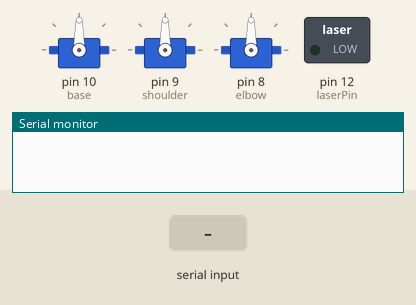
This sketch was run on a simulated Arduino Uno, built with avr-gcc and run on an emulated ATmega328P. Parts: 3 × servo, switched loads named in the sketch (green lamp = pin HIGH), the last lines printed to the serial monitor. The inputs (shaded band) are chosen by the test bench.

Above: at 1.2 s.
1.3 s: "l" received over the second serial link
At 1.8 s:
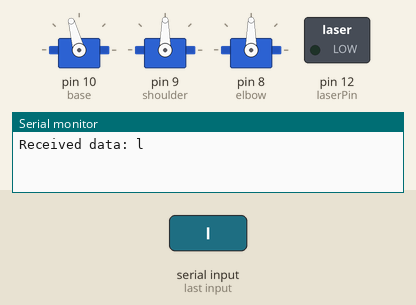
2.8 s: "f" received over the second serial link
At 4.0 s:
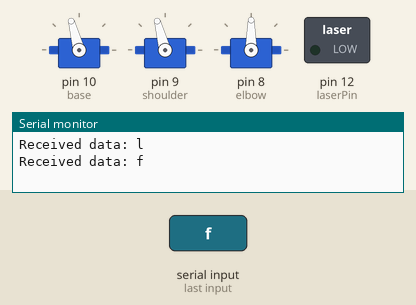
4.3 s: "r" received over the second serial link
At 5.3 s:
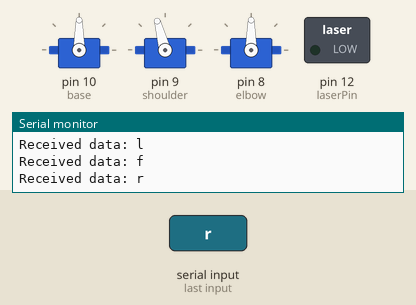
5.8 s: "u" received over the second serial link
At 6.4 s:
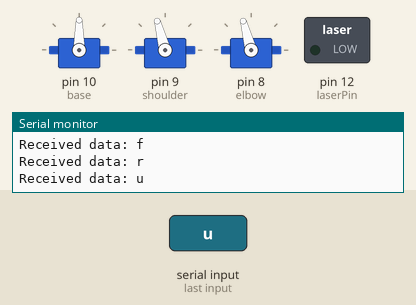
7.3 s: "b" received over the second serial link
At 7.6 s:
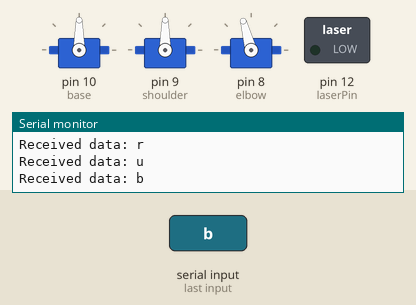
8.8 s: "1" received over the second serial link
At 9.9 s:
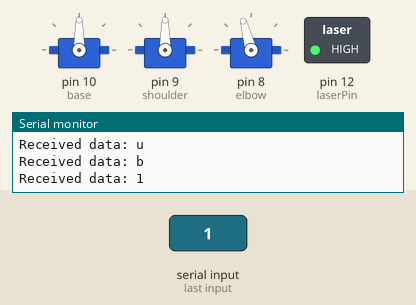
Timing chart, 0 to 11.3 s (numbered marks = the images above; inputs shaded):
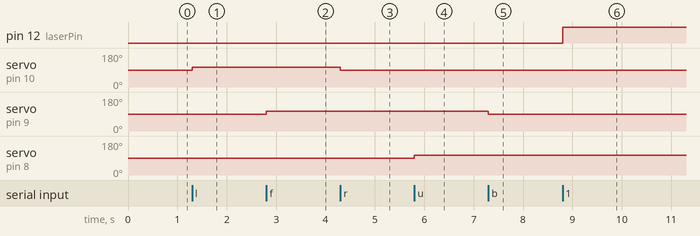

Measured:
- after the input at 1.3 s, servo on pin 10 (base): 90° → 105° at once
- after the input at 2.8 s, servo on pin 9 (shoulder): 90° → 105° at once
- after the input at 4.3 s, servo on pin 10 (base): 105° → 90° at once
- after the input at 5.8 s, servo on pin 8 (elbow): 90° → 105° at once
- after the input at 7.3 s, servo on pin 9 (shoulder): 105° → 90° at once
- after the input at 8.8 s, pin 12 (laserPin): LOW → HIGH at once

The sketch:

Controller.ino
```cpp
#include <Servo.h>
#include <SoftwareSerial.h>

SoftwareSerial BTSerial(2, 3);

Servo base;
Servo shoulder;
Servo elbow;

char data;

int baseVal = 90;
int shoulderVal = 90;
int elbowVal = 90;

const int MAX_ANGLE = 170;
const int MIN_ANGLE = 10;

const int laserPin = 12;

void setup() {
  BTSerial.begin(9600);
  Serial.begin(9600);

  base.attach(10);
  shoulder.attach(9);
  elbow.attach(8);

  base.write(baseVal);
  shoulder.write(shoulderVal);
  elbow.write(elbowVal);

  pinMode(laserPin, OUTPUT);
}

void loop() {
  if (BTSerial.available() > 0) {
    data = BTSerial.read();

    data = tolower(data);

    Serial.print("Received data: "); Serial.println(data);

    if (data == 'l' && baseVal < MAX_ANGLE) baseVal += 15;
    if (data == 'r' && baseVal > MIN_ANGLE) baseVal -= 15;

    if (data == 'f' && shoulderVal < MAX_ANGLE) shoulderVal += 15;
    if (data == 'b' && shoulderVal > MIN_ANGLE) shoulderVal -= 15;

    if (data == 'u' && elbowVal < MAX_ANGLE) elbowVal += 15;
    if (data == 'd' && elbowVal > MIN_ANGLE) elbowVal -= 15;

    if (data == '1') digitalWrite(laserPin, 1);
    if (data == '0') digitalWrite(laserPin, 0);

    base.write(baseVal);
    shoulder.write(shoulderVal);
    elbow.write(elbowVal);

    delay(50);
  }
}
```
